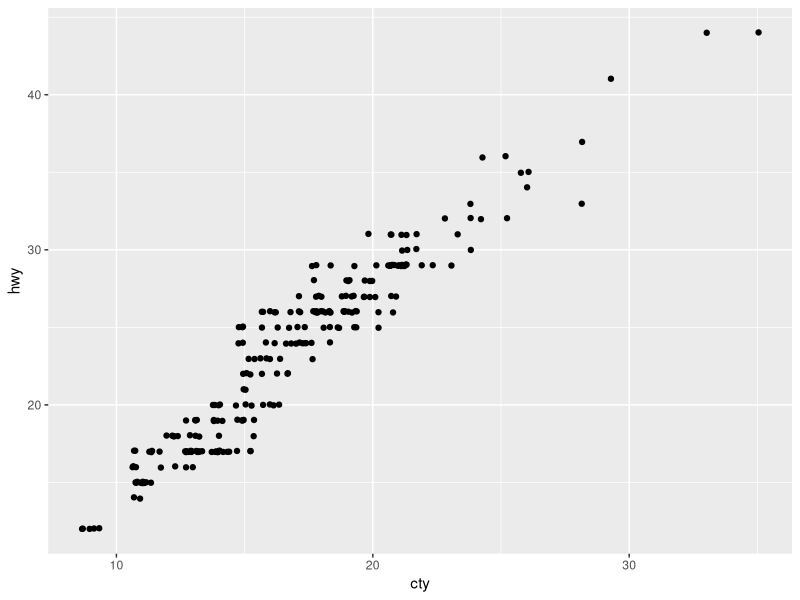
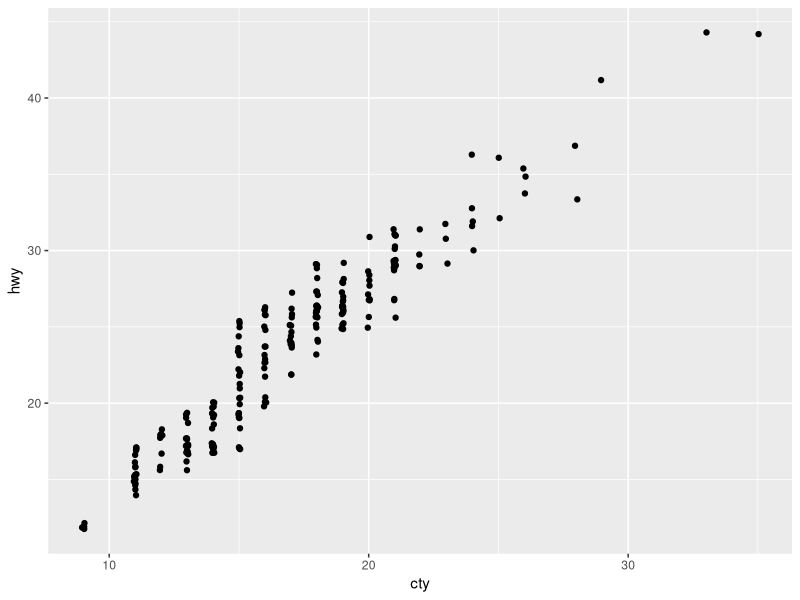
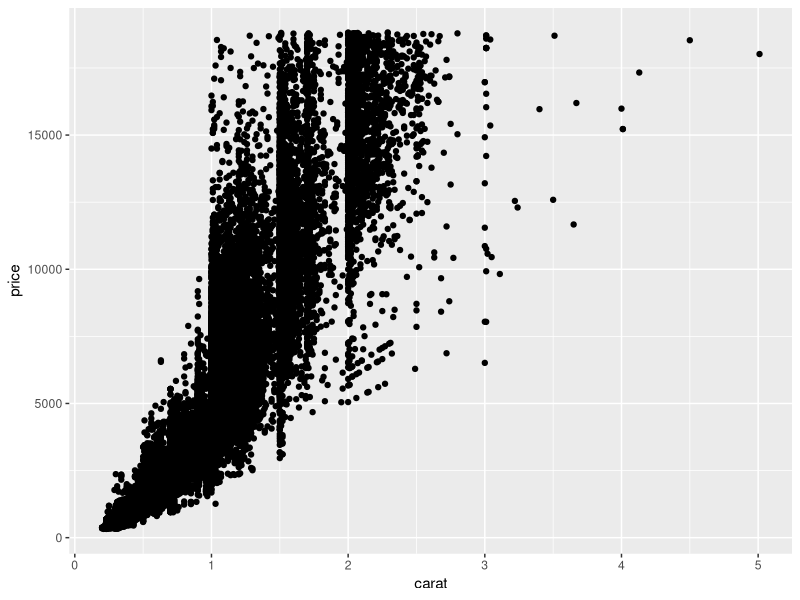
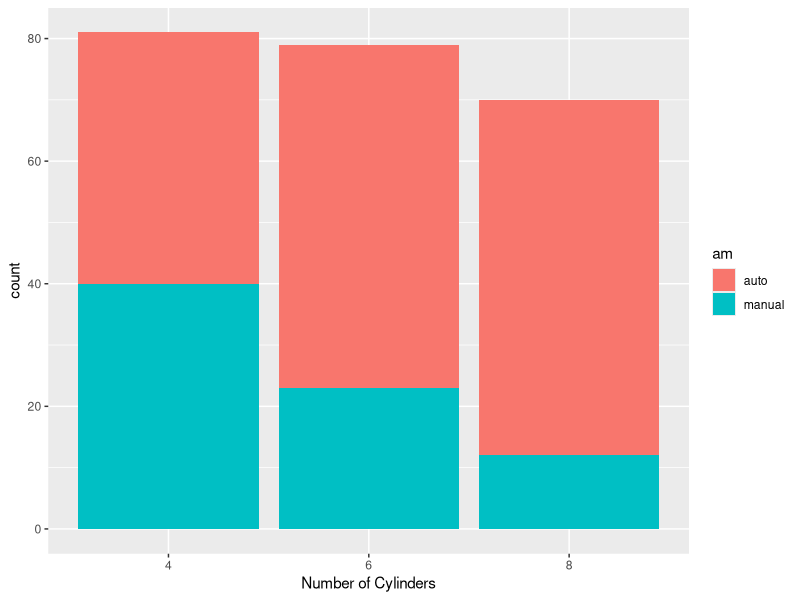
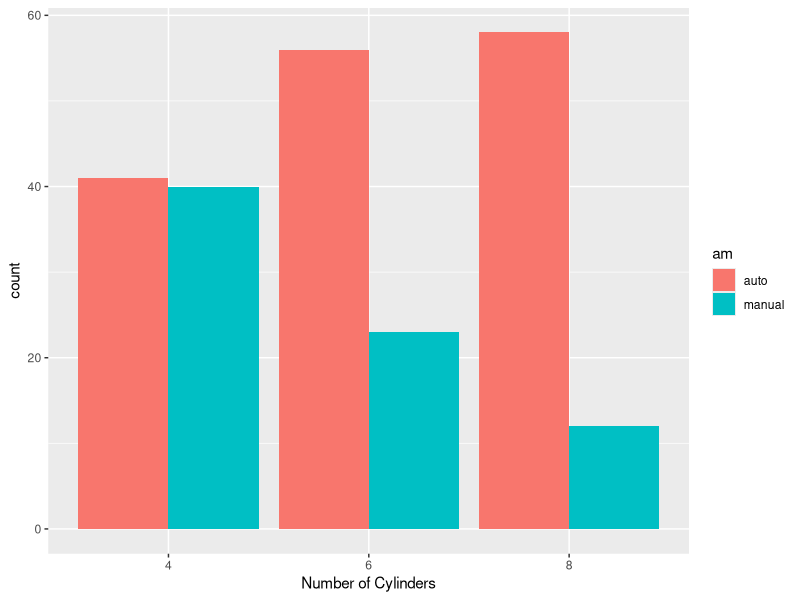
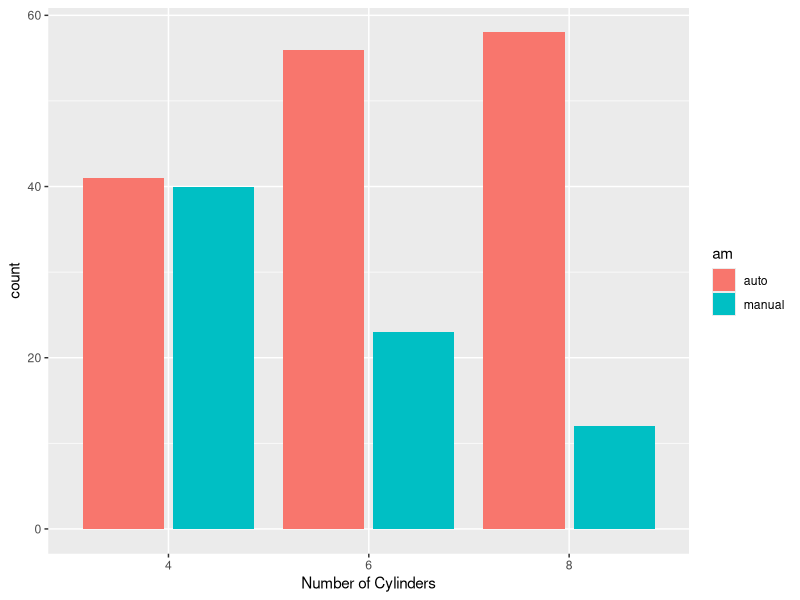
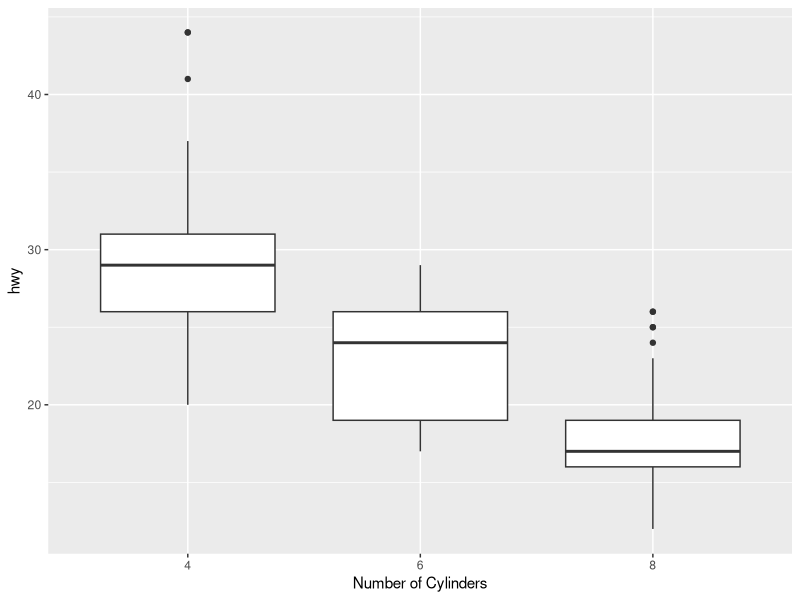
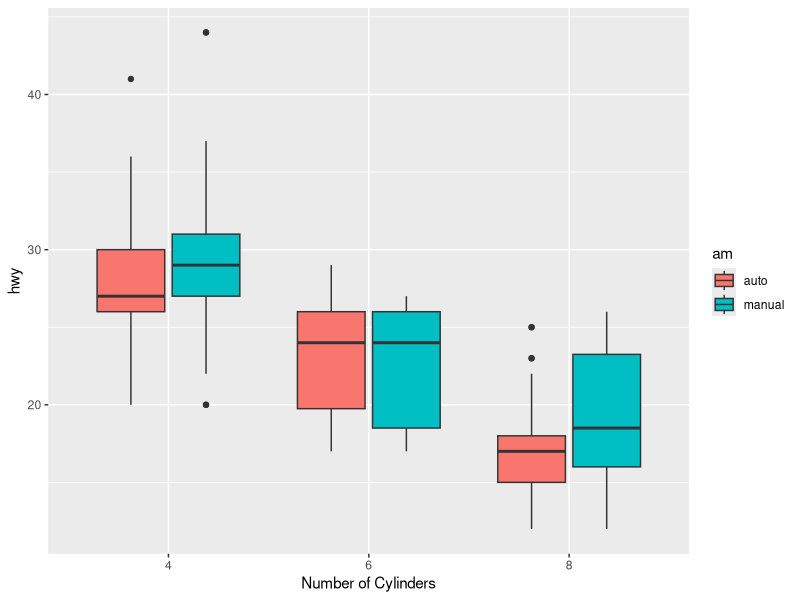

Source code (R) for these figures, in order:
library(tidyverse)

# 위치 조정: position adjustments
ggplot(mpg, aes(x=cty,y=hwy)) +
  geom_jitter(width=0.4, height= 0.05)
ggplot(mpg, aes(x=cty,y=hwy)) +
  geom_jitter(width=0.05, height= 0.4)

# diamonds에서 변수 carat과 price의 산점도
ggplot(data=diamonds) +
  geom_point(mapping=aes(x=carat, y=price))

# 이변량 막대 그래프 작성
mpg_1  <- mpg %>% mutate(am=substr(trans,1,nchar(trans)-4)) %>% filter(cyl!=5)
mpg_1

p_1  <- ggplot(mpg_1,aes(x=as.factor(cyl),fill=am)) +
  xlab("Number of Cylinders")
p_1 + geom_bar()

# 옆으로 붙여 놓은 막대 그래프 : position=dodge
p_1  <- ggplot(mpg_1,aes(x=as.factor(cyl),fill=am)) +
  xlab("Number of Cylinders")
p_1 + geom_bar(position="dodge")

p_1  <- ggplot(mpg_1,aes(x=as.factor(cyl),fill=am)) +
  xlab("Number of Cylinders")
p_1 + geom_bar(position="dodge2")

# 나란히 서 있는 상자그림
ggplot(mpg_1,aes(x = as.factor(cyl),y = hwy)) +
  geom_boxplot() + xlab("Number of Cylinders")

# 그룹을 구성하는 변수가 두 개인 경우의 상자그림
ggplot(mpg_1, aes(x = as.factor(cyl), y = hwy)) +
  geom_boxplot(aes(fill=am)) + xlab("Number of Cylinders")

# 그룹을 구성하는 변수가 두 개인 경우의 상자그림
ggplot(mpg_1, aes(x = as.factor(cyl), y = hwy)) +
  geom_boxplot() + xlab("Number of Cylinders") + facet_wrap(~am)

# mpg에서 disapl과 hwy의 산점도에 비모수 회귀곡선 추가한 그래프 작성.
# X축의 범위를 (3,6)으로 축소한 그래프 작성.
p  <- ggplot(mpg, aes(x=displ,y=hwy)) +
  geom_point() + geom_smooth()
p
p + coord_cartesian(xlim=c(3,6))

# scale에 의한 XY축 범위 조정
p + xlim(3,6) + xlab("Egine Displacement")

p + coord_cartesian(xlim=c(3,6)) +
  xlab("Engine Displacement")

# mpg에서 class의 그룹별로 hwy의 상자그림 작성
# 변수 라벨이 긴 경우에 coord_flip()으로 회전시켜서 나타내면 변수이름이 겹치지 않는다
ggplot(mpg,aes(x=class, y=hwy)) + 
  geom_boxplot()

ggplot(mpg,aes(x=class, y=hwy)) + 
  geom_boxplot() + coord_flip()

# 한 변수 hwy의 상자그림 작성
ggplot(mpg, aes(x="",y=hwy)) +
  geom_boxplot() + xlab("")

ggplot(mpg, aes(x="",y=hwy)) +
  geom_boxplot() + xlab("") + coord_flip()

# coord_polar()
# mpg의 변수 class의 파이 그래프 작성
b2  <- ggplot(mpg,aes(x="",fill=class)) + 
  geom_bar(width=1) + labs(x="",y="")
b2

# theta="y"로 함수 coord_polar() 실행 : 파이 그래프 작성
b2 + coord_polar(theta="y")
